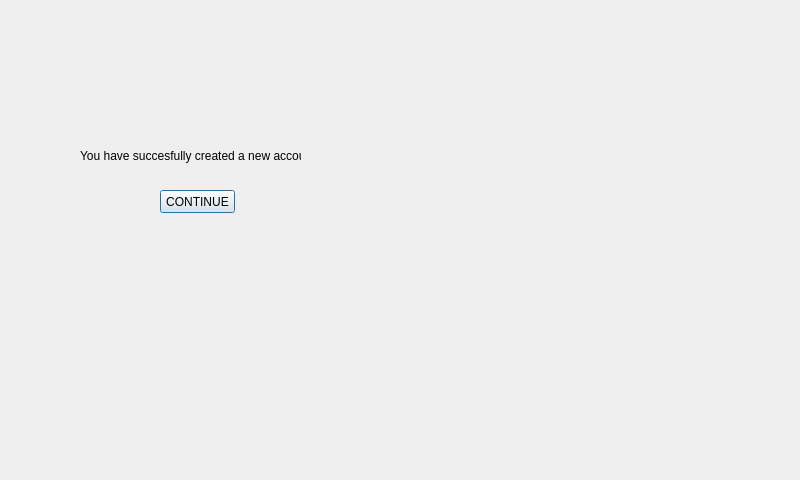
<?xml version="1.0" encoding="UTF-8"?>
<ui version="4.0">
 <class>newsuccess</class>
 <widget class="QDialog" name="newsuccess">
  <property name="geometry">
   <rect>
    <x>0</x>
    <y>0</y>
    <width>800</width>
    <height>480</height>
   </rect>
  </property>
  <property name="windowTitle">
   <string>Dialog</string>
  </property>
  <widget class="QPushButton" name="cresuccontButton">
   <property name="geometry">
    <rect>
     <x>160</x>
     <y>190</y>
     <width>75</width>
     <height>23</height>
    </rect>
   </property>
   <property name="text">
    <string>CONTINUE</string>
   </property>
  </widget>
  <widget class="QLabel" name="label">
   <property name="geometry">
    <rect>
     <x>80</x>
     <y>140</y>
     <width>221</width>
     <height>31</height>
    </rect>
   </property>
   <property name="text">
    <string>You have succesfully created a new account!</string>
   </property>
  </widget>
 </widget>
 <resources/>
 <connections/>
</ui>
